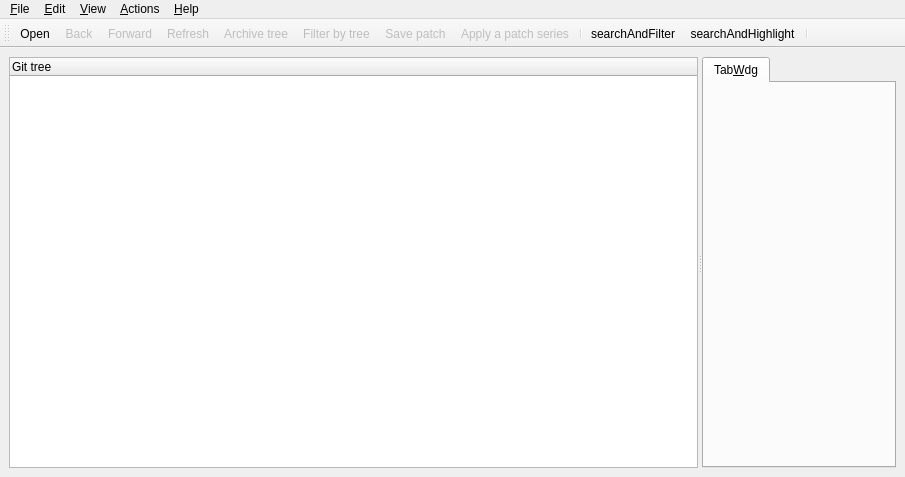
 <widget class="QMainWindow" name="MainBase" >
  <property name="geometry" >
   <rect>
    <x>0</x>
    <y>0</y>
    <width>905</width>
    <height>477</height>
   </rect>
  </property>
  <property name="acceptDrops" >
   <bool>true</bool>
  </property>
  <property name="windowTitle" >
   <string>QGit</string>
  </property>
  <property name="windowIcon" >
   <iconset resource="icons.qrc" >
    <normaloff>:/icons/resources/qgit.png</normaloff>:/icons/resources/qgit.png</iconset>
  </property>
  <widget class="QWidget" name="widget" >
   <layout class="QHBoxLayout" >
    <property name="spacing" >
     <number>6</number>
    </property>
    <property name="margin" >
     <number>9</number>
    </property>
    <item>
     <widget class="QSplitter" name="treeSplitter" >
      <property name="orientation" >
       <enum>Qt::Horizontal</enum>
      </property>
      <widget class="TreeView" name="treeView" >
       <property name="contextMenuPolicy" >
        <enum>Qt::CustomContextMenu</enum>
       </property>
       <property name="selectionMode" >
        <enum>QAbstractItemView::ExtendedSelection</enum>
       </property>
       <property name="rootIsDecorated" >
        <bool>false</bool>
       </property>
       <property name="columnCount" >
        <number>1</number>
       </property>
       <column>
        <property name="text" >
         <string>Git tree</string>
        </property>
       </column>
      </widget>
      <widget class="QTabWidget" name="tabWdg" >
       <widget class="QWidget" name="TabWdg" >
        <attribute name="title" >
         <string>Tab&amp;Wdg</string>
        </attribute>
       </widget>
      </widget>
     </widget>
    </item>
   </layout>
  </widget>
  <widget class="QToolBar" name="toolBar" >
   <property name="orientation" >
    <enum>Qt::Horizontal</enum>
   </property>
   <property name="iconSize" >
    <size>
     <width>16</width>
     <height>16</height>
    </size>
   </property>
   <attribute name="toolBarArea" >
    <enum>TopToolBarArea</enum>
   </attribute>
   <attribute name="toolBarBreak" >
    <bool>false</bool>
   </attribute>
   <addaction name="ActOpenRepo" />
   <addaction name="ActBack" />
   <addaction name="ActForward" />
   <addaction name="ActRefresh" />
   <addaction name="ActShowTree" />
   <addaction name="ActFilterTree" />
   <addaction name="ActMailFormatPatch" />
   <addaction name="ActMailApplyPatch" />
   <addaction name="separator" />
   <addaction name="ActSearchAndFilter" />
   <addaction name="ActSearchAndHighlight" />
   <addaction name="separator" />
  </widget>
  <widget class="QMenuBar" name="MenuBarEditor" >
   <property name="geometry" >
    <rect>
     <x>0</x>
     <y>0</y>
     <width>905</width>
     <height>30</height>
    </rect>
   </property>
   <widget class="QMenu" name="Help" >
    <property name="title" >
     <string>&amp;Help</string>
    </property>
    <addaction name="ActHelp" />
    <addaction name="ActAbout" />
   </widget>
   <widget class="QMenu" name="File" >
    <property name="title" >
     <string>&amp;File</string>
    </property>
    <property name="separatorsCollapsible" >
     <bool>true</bool>
    </property>
    <addaction name="ActOpenRepo" />
    <addaction name="ActOpenRepoNewWindow" />
    <addaction name="ActRefresh" />
    <addaction name="ActSaveFile" />
    <addaction name="ActMailFormatPatch" />
    <addaction name="ActMailApplyPatch" />
    <addaction name="separator" />
    <addaction name="ActClose" />
    <addaction name="ActExit" />
    <addaction name="separator" />
   </widget>
   <widget class="QMenu" name="Edit" >
    <property name="title" >
     <string>&amp;Edit</string>
    </property>
    <addaction name="ActCommit" />
    <addaction name="ActAmend" />
    <addaction name="separator" />
    <addaction name="actionCheckout" />
    <addaction name="separator" />
    <addaction name="ActBranch" />
    <addaction name="ActTag" />
    <addaction name="ActTagDelete" />
    <addaction name="ActPush" />
    <addaction name="ActPop" />
    <addaction name="separator" />
    <addaction name="ActFind" />
    <addaction name="ActFindNext" />
    <addaction name="separator" />
    <addaction name="ActSettings" />
   </widget>
   <widget class="QMenu" name="Actions" >
    <property name="title" >
     <string>&amp;Actions</string>
    </property>
    <addaction name="ActCustomActionSetup" />
   </widget>
   <widget class="QMenu" name="View" >
    <property name="title" >
     <string>&amp;View</string>
    </property>
    <addaction name="ActBack" />
    <addaction name="ActForward" />
    <addaction name="separator" />
    <addaction name="ActRangeDlg" />
    <addaction name="separator" />
    <addaction name="ActCheckWorkDir" />
    <addaction name="separator" />
    <addaction name="ActViewRev" />
    <addaction name="ActViewDiff" />
    <addaction name="ActViewDiffNewTab" />
    <addaction name="ActViewFile" />
    <addaction name="ActViewFileNewTab" />
    <addaction name="ActExternalDiff" />
    <addaction name="ActShowTree" />
    <addaction name="ActSplitView" />
    <addaction name="ActToggleLogsDiff" />
    <addaction name="ActShowDescHeader" />
    <addaction name="ActFilterTree" />
   </widget>
   <addaction name="File" />
   <addaction name="Edit" />
   <addaction name="View" />
   <addaction name="Actions" />
   <addaction name="separator" />
   <addaction name="Help" />
  </widget>
  <action name="ActOpenRepo" >
   <property name="icon" >
    <iconset resource="icons.qrc" >
     <normaloff>:/icons/resources/folder_open.png</normaloff>:/icons/resources/folder_open.png</iconset>
   </property>
   <property name="text" >
    <string>&amp;Open...</string>
   </property>
   <property name="iconText" >
    <string>Open</string>
   </property>
   <property name="shortcut" >
    <string>Ctrl+O</string>
   </property>
  </action>
  <action name="ActExit" >
   <property name="text" >
    <string>E&amp;xit</string>
   </property>
   <property name="iconText" >
    <string>Exit</string>
   </property>
   <property name="shortcut" >
    <string>Ctrl+Q</string>
   </property>
  </action>
  <action name="ActAbout" >
   <property name="text" >
    <string>&amp;About QGit</string>
   </property>
   <property name="iconText" >
    <string>About</string>
   </property>
   <property name="shortcut" >
    <string/>
   </property>
  </action>
  <action name="ActMailFormatPatch" >
   <property name="enabled" >
    <bool>false</bool>
   </property>
   <property name="icon" >
    <iconset resource="icons.qrc" >
     <normaloff>:/icons/resources/mail_send.png</normaloff>:/icons/resources/mail_send.png</iconset>
   </property>
   <property name="text" >
    <string>&amp;Save patch...</string>
   </property>
   <property name="iconText" >
    <string>Save patch</string>
   </property>
   <property name="toolTip" >
    <string>Save a patch series to be sent by e-mail</string>
   </property>
  </action>
  <action name="ActHelp" >
   <property name="icon" >
    <iconset resource="icons.qrc" >
     <normaloff>:/icons/resources/help.png</normaloff>:/icons/resources/help.png</iconset>
   </property>
   <property name="text" >
    <string>QGit ha&amp;ndbook</string>
   </property>
   <property name="iconText" >
    <string>Handbook</string>
   </property>
   <property name="shortcut" >
    <string>F1</string>
   </property>
  </action>
  <action name="ActSettings" >
   <property name="icon" >
    <iconset resource="icons.qrc" >
     <normaloff>:/icons/resources/configure.png</normaloff>:/icons/resources/configure.png</iconset>
   </property>
   <property name="text" >
    <string>&amp;Settings...</string>
   </property>
   <property name="iconText" >
    <string>Settings</string>
   </property>
  </action>
  <action name="ActCommit" >
   <property name="enabled" >
    <bool>false</bool>
   </property>
   <property name="icon" >
    <iconset resource="icons.qrc" >
     <normaloff>:/icons/resources/vcs_commit.png</normaloff>:/icons/resources/vcs_commit.png</iconset>
   </property>
   <property name="text" >
    <string>&amp;Commit...</string>
   </property>
   <property name="iconText" >
    <string>Commit</string>
   </property>
   <property name="toolTip" >
    <string>Commit changes</string>
   </property>
   <property name="shortcut" >
    <string>#</string>
   </property>
  </action>
  <action name="ActTag" >
   <property name="enabled" >
    <bool>false</bool>
   </property>
   <property name="text" >
    <string>Make &amp;tag...</string>
   </property>
   <property name="iconText" >
    <string>Make tag</string>
   </property>
   <property name="toolTip" >
    <string>Tag selected revision</string>
   </property>
  </action>
  <action name="ActOpenRepoNewWindow" >
   <property name="text" >
    <string>Open in a &amp;new window...</string>
   </property>
   <property name="iconText" >
    <string>Open in a &amp;new window</string>
   </property>
   <property name="shortcut" >
    <string>Ctrl+N</string>
   </property>
  </action>
  <action name="ActClose" >
   <property name="text" >
    <string>&amp;Close</string>
   </property>
   <property name="iconText" >
    <string>Close</string>
   </property>
   <property name="shortcut" >
    <string>Ctrl+W</string>
   </property>
  </action>
  <action name="ActMailApplyPatch" >
   <property name="enabled" >
    <bool>false</bool>
   </property>
   <property name="icon" >
    <iconset resource="icons.qrc" >
     <normaloff>:/icons/resources/mail_get.png</normaloff>:/icons/resources/mail_get.png</iconset>
   </property>
   <property name="text" >
    <string>Apply patch...</string>
   </property>
   <property name="iconText" >
    <string>Apply a patch series</string>
   </property>
  </action>
  <action name="ActPush" >
   <property name="enabled" >
    <bool>false</bool>
   </property>
   <property name="text" >
    <string>&amp;Push patch</string>
   </property>
   <property name="iconText" >
    <string>Push patch</string>
   </property>
   <property name="toolTip" >
    <string>Push this patch on StGIT stack</string>
   </property>
   <property name="shortcut" >
    <string>PgUp</string>
   </property>
  </action>
  <action name="ActPop" >
   <property name="enabled" >
    <bool>false</bool>
   </property>
   <property name="text" >
    <string>P&amp;op patch</string>
   </property>
   <property name="iconText" >
    <string>Pop patch</string>
   </property>
   <property name="toolTip" >
    <string>Pop patches from StGIT stack until this one included</string>
   </property>
   <property name="shortcut" >
    <string>PgDown</string>
   </property>
  </action>
  <action name="ActRefresh" >
   <property name="enabled" >
    <bool>false</bool>
   </property>
   <property name="icon" >
    <iconset resource="icons.qrc" >
     <normaloff>:/icons/resources/reload.png</normaloff>:/icons/resources/reload.png</iconset>
   </property>
   <property name="iconText" >
    <string>Refresh</string>
   </property>
   <property name="toolTip" >
    <string>Refresh view (F5)</string>
   </property>
   <property name="shortcut" >
    <string>F5</string>
   </property>
  </action>
  <action name="ActViewDiff" >
   <property name="enabled" >
    <bool>false</bool>
   </property>
   <property name="text" >
    <string>View patch</string>
   </property>
   <property name="iconText" >
    <string>View patch</string>
   </property>
   <property name="toolTip" >
    <string>Double click on revision log as a shortcut</string>
   </property>
   <property name="statusTip" >
    <string>Double click on revision log as a shortcut</string>
   </property>
   <property name="shortcut" >
    <string>Ctrl+P</string>
   </property>
  </action>
  <action name="ActViewFile" >
   <property name="enabled" >
    <bool>false</bool>
   </property>
   <property name="text" >
    <string>View file</string>
   </property>
   <property name="iconText" >
    <string>View file</string>
   </property>
   <property name="toolTip" >
    <string>Double click on file name as a shortcut</string>
   </property>
   <property name="statusTip" >
    <string>Double click on file name as a shortcut</string>
   </property>
   <property name="shortcut" >
    <string>Ctrl+A</string>
   </property>
  </action>
  <action name="ActSaveFile" >
   <property name="enabled" >
    <bool>false</bool>
   </property>
   <property name="text" >
    <string>Save file as...</string>
   </property>
   <property name="iconText" >
    <string>Save file as...</string>
   </property>
   <property name="toolTip" >
    <string>Save selected file</string>
   </property>
   <property name="shortcut" >
    <string>Ctrl+S</string>
   </property>
  </action>
  <action name="ActFilterTree" >
   <property name="checkable" >
    <bool>true</bool>
   </property>
   <property name="enabled" >
    <bool>false</bool>
   </property>
   <property name="icon" >
    <iconset resource="icons.qrc" >
     <normaloff>:/icons/resources/wizard.png</normaloff>:/icons/resources/wizard.png</iconset>
   </property>
   <property name="text" >
    <string>Toggle filter by tree</string>
   </property>
   <property name="iconText" >
    <string>Filter by tree</string>
   </property>
   <property name="toolTip" >
    <string>Filter by tree selection, multple selection allowed</string>
   </property>
   <property name="shortcut" >
    <string>F</string>
   </property>
  </action>
  <action name="ActShowTree" >
   <property name="checkable" >
    <bool>true</bool>
   </property>
   <property name="enabled" >
    <bool>false</bool>
   </property>
   <property name="icon" >
    <iconset resource="icons.qrc" >
     <normaloff>:/icons/resources/view_tree.png</normaloff>:/icons/resources/view_tree.png</iconset>
   </property>
   <property name="text" >
    <string>Toggle tree view</string>
   </property>
   <property name="iconText" >
    <string>Archive tree</string>
   </property>
   <property name="toolTip" >
    <string>Toggle tree view (T)</string>
   </property>
   <property name="shortcut" >
    <string>T</string>
   </property>
  </action>
  <action name="ActTagDelete" >
   <property name="enabled" >
    <bool>false</bool>
   </property>
   <property name="text" >
    <string>&amp;Delete tag...</string>
   </property>
   <property name="iconText" >
    <string>Delete tag</string>
   </property>
   <property name="toolTip" >
    <string>Un-tag selected revision</string>
   </property>
  </action>
  <action name="ActCheckWorkDir" >
   <property name="checkable" >
    <bool>true</bool>
   </property>
   <property name="enabled" >
    <bool>false</bool>
   </property>
   <property name="text" >
    <string>Check working dir</string>
   </property>
   <property name="iconText" >
    <string>Check working dir</string>
   </property>
  </action>
  <action name="ActExternalDiff" >
   <property name="enabled" >
    <bool>false</bool>
   </property>
   <property name="text" >
    <string>External diff...</string>
   </property>
   <property name="iconText" >
    <string>Launch external diff viewer</string>
   </property>
   <property name="shortcut" >
    <string>Ctrl+D</string>
   </property>
  </action>
  <action name="ActViewRev" >
   <property name="enabled" >
    <bool>false</bool>
   </property>
   <property name="text" >
    <string>View revision</string>
   </property>
   <property name="iconText" >
    <string>View revision</string>
   </property>
   <property name="toolTip" >
    <string>Double click on a revision in file history as a shortcut</string>
   </property>
   <property name="shortcut" >
    <string>Ctrl+R</string>
   </property>
  </action>
  <action name="ActSplitView" >
   <property name="icon" >
    <iconset resource="icons.qrc" >
     <normaloff>:/icons/resources/view_top_bottom.png</normaloff>:/icons/resources/view_top_bottom.png</iconset>
   </property>
   <property name="text" >
    <string>Toggle split view</string>
   </property>
   <property name="iconText" >
    <string>Toggle split view</string>
   </property>
   <property name="toolTip" >
    <string>Hide/unhide secondary pane</string>
   </property>
   <property name="shortcut" >
    <string>S</string>
   </property>
  </action>
  <action name="ActFind" >
   <property name="text" >
    <string>Find...</string>
   </property>
   <property name="iconText" >
    <string>Find text in current view...</string>
   </property>
   <property name="shortcut" >
    <string>Ctrl+F</string>
   </property>
  </action>
  <action name="ActFindNext" >
   <property name="text" >
    <string>Find next</string>
   </property>
   <property name="iconText" >
    <string>Find next</string>
   </property>
   <property name="toolTip" >
    <string>Go to next occurrence of searched text</string>
   </property>
   <property name="shortcut" >
    <string>F3</string>
   </property>
  </action>
  <action name="ActForward" >
   <property name="enabled" >
    <bool>false</bool>
   </property>
   <property name="icon" >
    <iconset resource="icons.qrc" >
     <normaloff>:/icons/resources/next.png</normaloff>:/icons/resources/next.png</iconset>
   </property>
   <property name="text" >
    <string>Forward</string>
   </property>
   <property name="iconText" >
    <string>Forward</string>
   </property>
   <property name="shortcut" >
    <string>Alt+Right</string>
   </property>
  </action>
  <action name="ActBack" >
   <property name="enabled" >
    <bool>false</bool>
   </property>
   <property name="icon" >
    <iconset resource="icons.qrc" >
     <normaloff>:/icons/resources/previous.png</normaloff>:/icons/resources/previous.png</iconset>
   </property>
   <property name="text" >
    <string>Back</string>
   </property>
   <property name="iconText" >
    <string>Back</string>
   </property>
   <property name="shortcut" >
    <string>Alt+Left</string>
   </property>
  </action>
  <action name="ActCustomActionSetup" >
   <property name="icon" >
    <iconset resource="icons.qrc" >
     <normaloff>:/icons/resources/bookmark.png</normaloff>:/icons/resources/bookmark.png</iconset>
   </property>
   <property name="text" >
    <string>Setup actions...</string>
   </property>
   <property name="iconText" >
    <string>Setup actions...</string>
   </property>
  </action>
  <action name="ActViewFileNewTab" >
   <property name="enabled" >
    <bool>false</bool>
   </property>
   <property name="text" >
    <string>View file in new tab</string>
   </property>
   <property name="iconText" >
    <string>View file in new tab</string>
   </property>
   <property name="shortcut" >
    <string>Ctrl+Shift+A</string>
   </property>
  </action>
  <action name="ActViewDiffNewTab" >
   <property name="enabled" >
    <bool>false</bool>
   </property>
   <property name="text" >
    <string>View patch in new tab</string>
   </property>
   <property name="iconText" >
    <string>View patch in new tab</string>
   </property>
   <property name="shortcut" >
    <string>Ctrl+Shift+P</string>
   </property>
  </action>
  <action name="ActSearchAndFilter" >
   <property name="checkable" >
    <bool>true</bool>
   </property>
   <property name="enabled" >
    <bool>true</bool>
   </property>
   <property name="icon" >
    <iconset resource="icons.qrc" >
     <normaloff>:/icons/resources/filter.png</normaloff>:/icons/resources/filter.png</iconset>
   </property>
   <property name="text" >
    <string>searchAndFilter</string>
   </property>
   <property name="statusTip" >
    <string>Toggle filter</string>
   </property>
  </action>
  <action name="ActSearchAndHighlight" >
   <property name="checkable" >
    <bool>true</bool>
   </property>
   <property name="enabled" >
    <bool>true</bool>
   </property>
   <property name="icon" >
    <iconset resource="icons.qrc" >
     <normaloff>:/icons/resources/find.png</normaloff>:/icons/resources/find.png</iconset>
   </property>
   <property name="text" >
    <string>searchAndHighlight</string>
   </property>
   <property name="statusTip" >
    <string>Toggle match highlight</string>
   </property>
  </action>
  <action name="ActShowDescHeader" >
   <property name="checkable" >
    <bool>true</bool>
   </property>
   <property name="checked" >
    <bool>true</bool>
   </property>
   <property name="text" >
    <string>Show header info</string>
   </property>
   <property name="iconText" >
    <string>Show header info</string>
   </property>
   <property name="toolTip" >
    <string>Show revision description header info</string>
   </property>
   <property name="shortcut" >
    <string>H</string>
   </property>
  </action>
  <action name="ActToggleLogsDiff" >
   <property name="text" >
    <string>Toggle message/diff</string>
   </property>
   <property name="iconText" >
    <string>Toggle message/diff</string>
   </property>
   <property name="toolTip" >
    <string>Toggle between messages and patch content\n in revision description pane</string>
   </property>
   <property name="shortcut" >
    <string>M</string>
   </property>
  </action>
  <action name="ActRangeDlg" >
   <property name="icon" >
    <iconset resource="icons.qrc" >
     <normaloff>:/icons/resources/range_select.png</normaloff>:/icons/resources/range_select.png</iconset>
   </property>
   <property name="text" >
    <string>Select range...</string>
   </property>
   <property name="toolTip" >
    <string>Show 'Select range' dialog</string>
   </property>
  </action>
  <action name="ActAmend" >
   <property name="text" >
    <string>Amend comit...</string>
   </property>
   <property name="toolTip" >
    <string>Amend previous comit</string>
   </property>
  </action>
  <action name="ActBranch" >
   <property name="enabled" >
    <bool>false</bool>
   </property>
   <property name="text" >
    <string>Make &amp;branch...</string>
   </property>
   <property name="toolTip" >
    <string>Make new branch on selected revision</string>
   </property>
  </action>
  <action name="actionCheckout" >
   <property name="text" >
    <string>Checkout</string>
   </property>
  </action>
 </widget>
